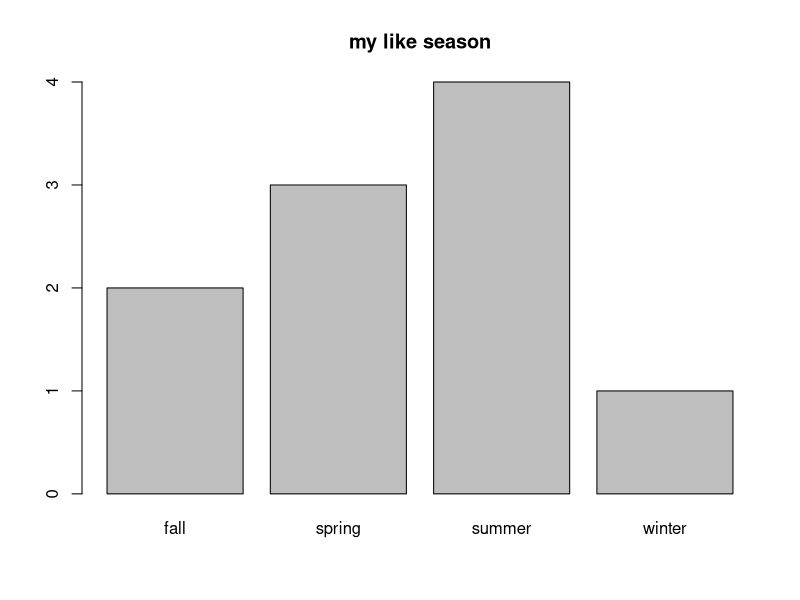
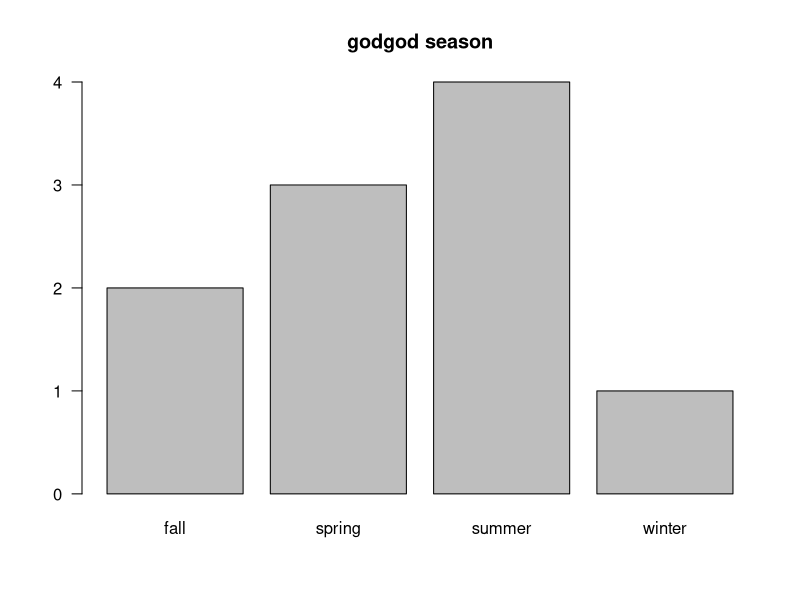
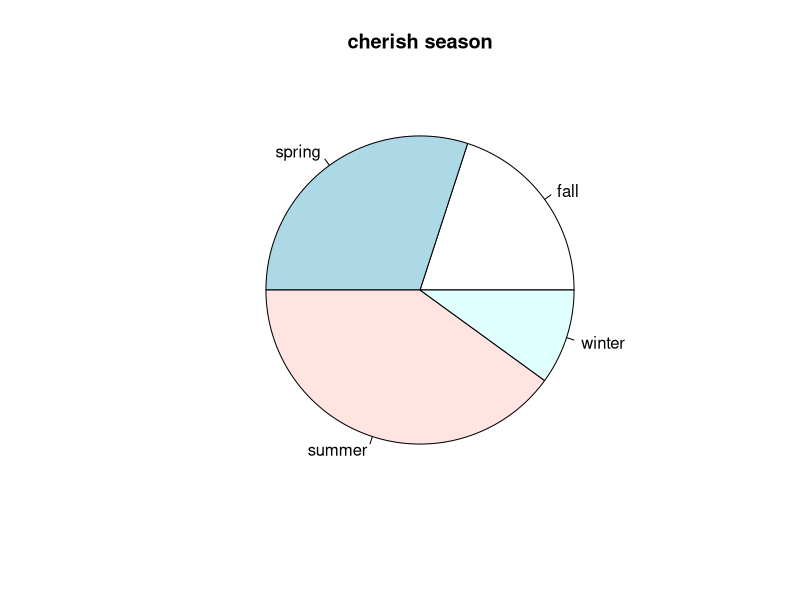
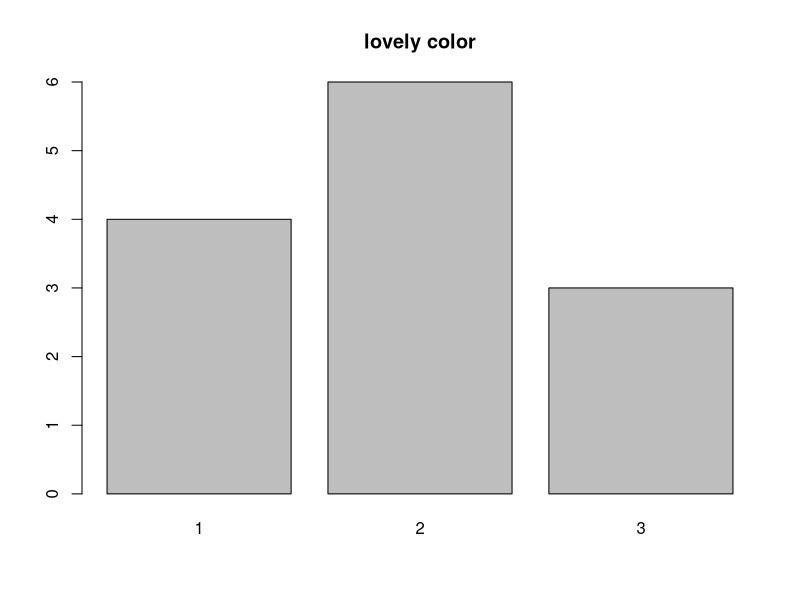
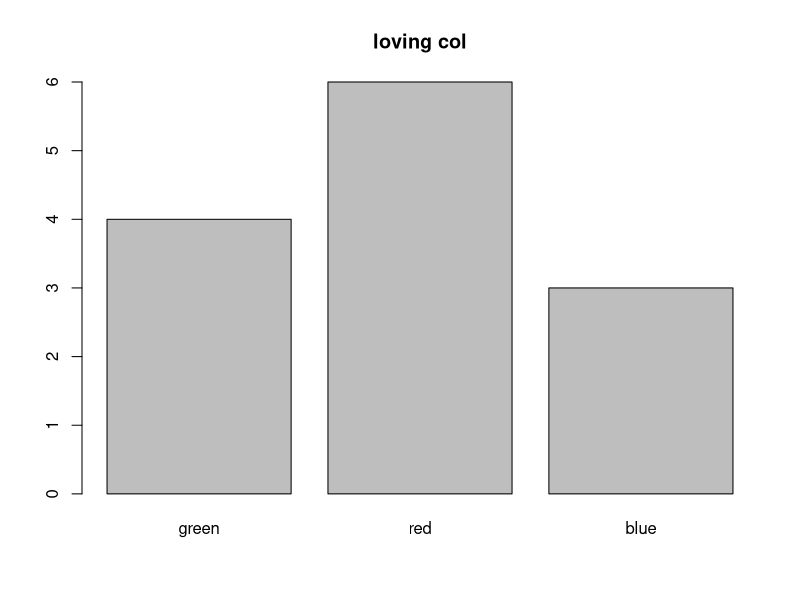
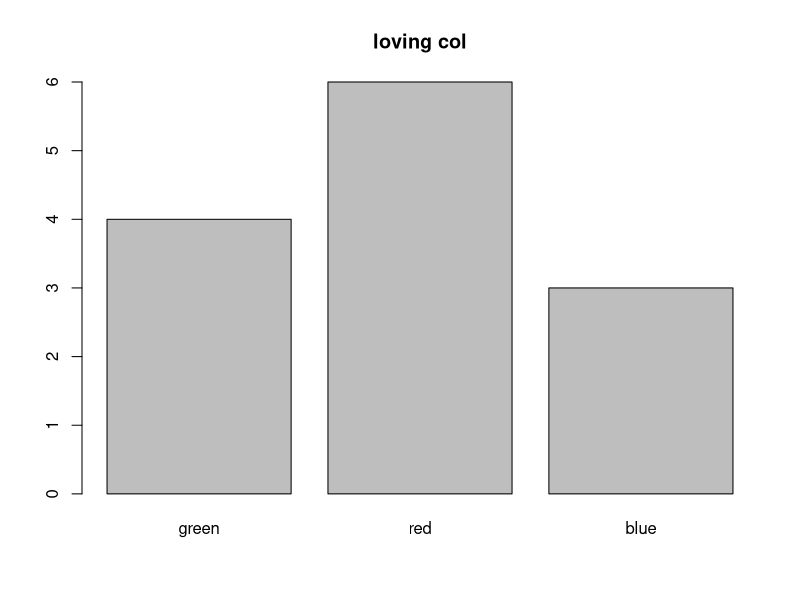
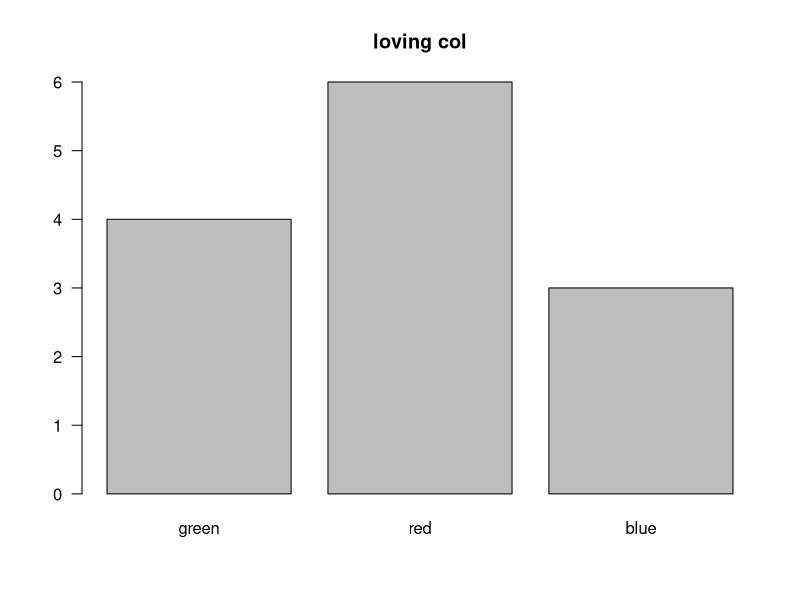
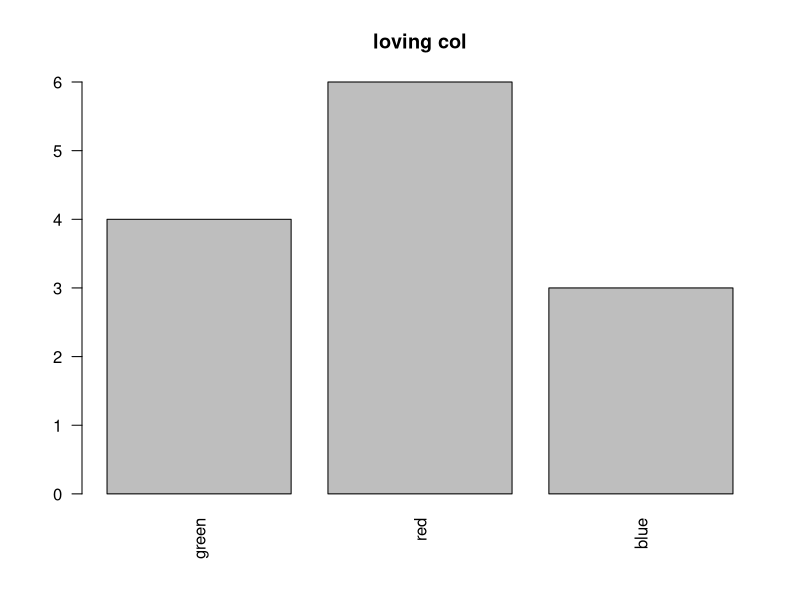

The R script that drew these images, in order: (Note: this script raises an error after producing the figures.)
#51
fa <- c('winter','summer','spring','summer','summer'
        ,'fall','fall','summer','spring','spring')
fa
table(fa)
table(fa)/length(fa)

#52
ds <- table(fa)
ds
barplot(ds,main='my like season') #barplot():graph emerge
barplot(ds,main='godgod season',las=1)#concept


#53
ds <- table(fa)
ds
pie(ds,main='cherish season')

#54 도수분포표 d:한 범위에서 얼만큼 차지하는냐
fa.color <- c(2,3,2,1,2,1,3,2,1,3,2,1,2)
ds <- table(fa.color)
ds
str(ds) #난 table이얌
str(fa.color) #난 num
barplot(ds,main='lovely color')
colors <- c('green','red','blue')
names(ds) <- colors
ds
barplot(ds,main='loving col')#축 레이블을 축에 평행
barplot(ds,main='loving col',las=0) #축 레이블을 축에 평형

barplot(ds,main='loving col',las=1) #축 레이블을 축에 평형
barplot(ds,main='loving col',las=2)#label,style 축 레이블ㅇ르 수평
barplot(ds,main='loving col',las=3)#

pie(ds,main='favorite color',col=colors)

#concoet 범주형 자료
ge <- c("m","f","m","m","m","f","f","f")
ge_factor <- factor(ge)
print(ge_factor) <- factor(ge)

levels(ge_factor)

size <- c("small","large","small","large","medium")
size_factor(size,levels=c("small","large","medium"))
print(size_factor)
levels(size_factor)
nlevels(size_factor)
calss(size_factor)

gr <- c("c","b","a","b","c")
gr_factor <- factor(gr,levels=c("c","b","a",orderd=TRUE))
print(gr_factor)
gr_factor[1]<gr_factor[2]
nlevels(gr_factor)

bl <- c("a","b","o","a","b","ab","o","a")
bl_factor <- factor(bl)
table(bl_factor)
nlevels(bl <- factor)


ds <- c(4,6,8,3)
names(ds) <- c("red","green","blue","purple")
colors=names(ds)

par(mfrow=c(2,2))
barplot(ds,main='loving col',las=2)#label,style 축 레이블ㅇ르 수평



rm(list=ls())

#concept :boxplot
dev.off()


dist <- cars[,2]
boxplot(dist,main="자돝차 제동거리")
range(cars[,2])
quantile(cars[,2])

boxplot(cars[,1],main="car velocity")
range(cars[,1])


#55
we <- c(60,62,63,64,68,69)
we.heavy <- c(we,120)
we
we.heavy

mean(we)
mean(we.heavy)

median(we)
median(we.heavy)

mean(we,trim=0.2)
mean(we.heavy,trim=0.2)

#56
md <- c(60,62,63,64,68,69,120)
quantile(md)
quantile(md,c(.1,.2,.6,.7)) #비율 입력한 수치를 반환

quantile(md,(0:10)/10) #10%구간 나누어 구함
summary(md)


md <- c(60,62,63,64,68,69,120)
quantile(md)
quantile(md,probs=.25,type=7)
quantile(md,probs=.25,type=6)
quantile(md,(0:10)/10)
summary(md)

#57
md <- c(60,62,63,64,68,69,120)
var(md) #분산 평균떨어진 정도
sd(md)#표준편차
range(md)#값 범위
diff(md)#최대값 , 최솟값 차이

diff(range(md)) #최대 최소의 차이
diff(c(150,22))
diff(range(c(150,22)))
diff(c(10,100))

cars
str(cars)
head(cars)



#58 hist d:data visualize tool
dist <- cars[,2]
hist(dist,
     main="histrgram for 제동distance",
     xlab="제동거리",
     ylab="빈도수",
     borde="blue",
     col="green",
     las=1,
     breaks=7)

hist(dist,
     main="histrgram for 제동distance2",
     xlab="제동거리",
     ylab="빈도수",
     borde="blue",
     col="green",
     las=3,
     breaks=3)





#59
dist <- cars[,2]
boxplot(dist,main="제동거리 자동차")
#510
boxplot.stats(dist) #out ,conf 95%?,  n개수, status?
boxplot.stats(dist)$conf

#511
boxplot(Petal.Length~Species,data=iris,main="품종별 꽃잎의 길이")
#formula 형식 : ~ : 왼(ylab)~오른(xlab)

#dd parameter, multi-frame by row
dev.off() #add -> 갑자기 막대 그래프 3개 나옴
par(mfrow=c(1,3)) #par 1행 3열, 원소는 그래프 덩어리
barplot(table(mtcars$carb),
        main="Barplot of Carburetors",
        xlab="#of carburtors",
        ylab="frequency",
col="blue")

barplot(table(mtcars$cyl),
        main="Barplot of Cylender",
        xlab="#of cylender",
        ylab="frequency",
        col="red")

barplot(table(mtcars$gear),
        main="Barplot of Grar",
        xlab="#of gears",
        ylab="frequency",
        col="Green")
par(mfrow=c(1,1))

mtcars

